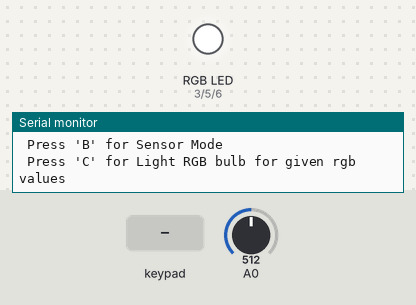
Bench run of a sketch on a simulated Arduino Uno, built with avr-gcc and run on an emulated ATmega328P. On the bench: an RGB LED mixed from three pins (HIGH = lit), the last lines printed to the serial monitor. Dashed ring = blinking. The test bench sets the inputs (shaded band); at power-on: A0 = 512.

Above: at 1.2 s.
1.3 s: key 'B' pressed
At 1.7 s:
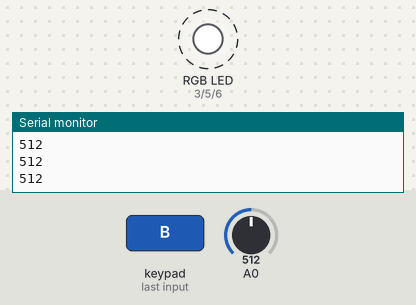
4.3 s: keypad keys 1 2 A pressed 0.4 s apart
7.0 s: key 'A' pressed
At 8.3 s:
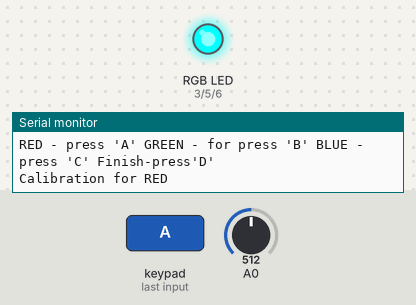
10.0 s: key 'C' pressed
At 11.7 s:
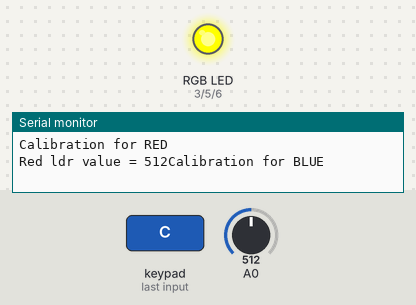
Timing chart, 0 to 13.5 s (numbered marks = the images above; inputs shaded):
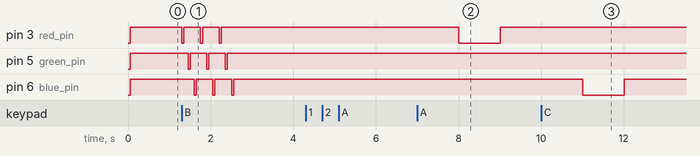

Measured:
- after the input at 1.3 s, pin 3 (red_pin): alternates HIGH for 0.40 s and LOW for 0.05 s, 6 changes in all, then stays HIGH, starting at once; pin 5 (green_pin): alternates HIGH for 0.40 s and LOW for 0.05 s, 6 changes in all, then stays HIGH, starting after 0.15 s
- after the input at 7.0 s, pin 3 (red_pin): HIGH → LOW after 1.0 s, → HIGH 1.0 s later
- after the input at 10.0 s, pin 6 (blue_pin): HIGH → LOW after 1.0 s, → HIGH 1.0 s later

The sketch:

final-02.ino
```cpp
#include <Keypad.h>
#include <LiquidCrystal.h>

const int rs = 13, en = 12, d4 = 11, d5 = 10, d6 = 9, d7 = 8;
LiquidCrystal lcd(rs, en, d4, d5, d6, d7);

const byte ROWS = 4; //four rows
const byte COLS = 4; //four columns
//define the cymbols on the buttons of the keypads
char hexaKeys[ROWS][COLS] = {
  {'1','2','3','A'},
  {'4','5','6','B'},
  {'7','8','9','C'},
  {'*','0','#','D'}
};
byte rowPins[ROWS] = {7, 4, 2, A5}; //connect to the row pinouts of the keypad
byte colPins[COLS] = { A4, A3, A2, A1}; //connect to the column pinouts of the keypad

//initialize an instance of class NewKeypad
Keypad customKeypad = Keypad( makeKeymap(hexaKeys), rowPins, colPins, ROWS, COLS);

int Red_max = 328;
int Green_max = 95;
int Blue_max = 112;
int red_pin = 3 ;
int green_pin = 5 ;
int blue_pin = 6 ;
char led;
int Sample_f_red,Sample_f_green,Sample_f_blue,value_ldr;
String num="";

void setup()
{
Serial.begin(9600);
Serial.print("Select Mode\n Press 'A' for calibration\n Press 'B' for Sensor Mode \n Press 'C' for Light RGB bulb for given rgb values\n");
pinMode(red_pin,OUTPUT);
pinMode(green_pin,OUTPUT);
pinMode(blue_pin,OUTPUT);
}
void loop()
{
   char key = customKeypad.getKey();
   if (key)
   {
    if (key == 'A') {calibration();}              // Mode-1  Calibration                           ******************************
    if (key == 'B'){Sensor();}                    // Mode-2  Sensoring                             ******************************
    if (key == 'C'){Light_RGB_Given_Values();}    // Mode-3  Light RGB bulb for given rgb values   ******************************
   }
   else{setColor(255,255,255);}
}

void setColor(int redValue, int greenValue, int blueValue) {
  analogWrite(red_pin, redValue);
  analogWrite(green_pin, greenValue);
  analogWrite(blue_pin, blueValue);
}

void calibration()
{ Serial.println("\nRED - press 'A' GREEN - for press 'B' BLUE - press 'C' Finish-press'D'" );
  while (1)
  {
  char key = customKeypad.getKey();
  if (key)
  {
  if (key=='D'){break;}
  switch (key)
  {
    case 'A':
  Serial.print("Calibration for RED\n");
  delay(1000);
  setColor(0,255,255);
  delay(1000);
  Red_max = looping();
  Serial.print("Red ldr value = "+String(Red_max));
  setColor(255,255,255);
  break;
    case 'B':
  Serial.print("\nCalibration for GREEN\n");
  delay(1000);
  setColor(255,0,255);
  delay(1000);
  Green_max = looping();
  Serial.print("GREEN ldr value = "+String(Green_max)+"\n");
  setColor(255,255,255);
  break;
     case 'C':
  Serial.print("Calibration for BLUE\n");
  delay(1000);
  setColor(255,255,0);
  delay(1000);
  Blue_max = looping();
  Serial.print("BLUE ldr value = "+String(Blue_max)+"\n");
  setColor(255,255,255);
  break;
  }}}}

/*void Sensor()
{
 Serial.print("\nR value = ");   ///loop
 setColor(0, 255, 255);
 delay(1000);
 int r1 = looping();
 int r_f = mapping(r1,Red_max);
 Serial.print(r_f);

 Serial.print("\nG value = ");
 setColor(255, 0, 255);
 delay(1000);
 int g1 = looping();
 int g_f = mapping(g1,Green_max);
 Serial.print(g_f);

 Serial.print("\nB value = ");
 setColor(255, 255, 0);
 delay(1000);
 int b1 = looping();
 int b_f = mapping(b1,Blue_max);
 Serial.print(b_f);

 setColor(255, 255, 255);
}*/

void Sensor()
{int r1,g1,b1;
 Serial.println("Wait....");

 r1,g1,b1= Getvalues();
 Serial.println(r1); Serial.println(g1); Serial.println(b1);

 Serial.print("\nR value = ");
 int r_f = mapping(r1,Red_max);
 Serial.print(r_f);

 Serial.print("\nG value = ");
 int g_f = mapping(g1,Green_max);
 Serial.print(g_f);

 Serial.print("\nB value = ");
 int b_f = mapping(b1,Blue_max);
 Serial.print(b_f);

}

int mapping(int Sample_ldr,int max_ )
{
    int Sample_f = map(Sample_ldr,0,max_,0,255);
    if (Sample_f > 255) { Sample_f = 255; }
    if (Sample_f < 0)   { Sample_f = 0;   }
    return Sample_f;
}

void Light_RGB_Given_Values()
{
  Serial.print("\n R = ");
  int r = value();
  Serial.print(" G = ");
  int g = value();
  Serial.print(" B = ");
  int b = value();
  setColor(255-r, 255-g, 255-b);
  delay(10000);
}

int value()
{
  int val = 0;
  num="";
  while(1)
  {
  char key = customKeypad.getKey();
  if (key)
  {
  if (key!= NO_KEY &&(key == '1' || key == '2'|| key=='3'||key=='4'||key=='5'||key=='6'||key=='7'||key=='8'||key=='9'||key=='0'))
    {  //lcd.print(key);
       Serial.print(key);
       num = num+key; }
  if (key == '#')
  {
    //lcd.clear();
    val = num.toInt();
    //lcd.print("value = ");
    return val;
  }}}}

int looping()
{
  int average = 0 ;
  for (int i = 0; i<5 ;i++){average += analogRead(A0);}
  return average/5;
}


int Getvalues()
{int Rv=0;int Gv=0;int Bv=0;
  for (int i =0 ; i < 3; i++)
  {
    setColor(0,255,255);
    delay(50);
    Rv+=analogRead(A0);
    Serial.println(Rv);
    setColor(255, 255, 255);
    delay(100);

    setColor(255,0,255);
    delay(50);
    Gv+=analogRead(A0);
        Serial.println(Gv);

    setColor(255, 255, 255);
    delay(100);

    setColor(255,255,0);
    delay(50);
    Bv+=analogRead(A0);
        Serial.println(Bv);

    setColor(255, 255, 255);
    delay(100);
  }
  Rv=round(Rv/3.0);Gv=round(Gv/3.0);Bv=round(Bv/3.0);
  return(Rv,Gv,Bv);
}
```
